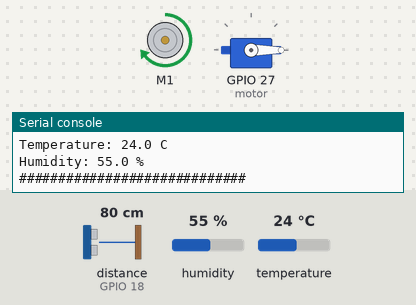
The program below on a simulated ESP32 board running MicroPython. Parts: DC motor (green arrow = forward, orange = backward, longer = faster), servo, the last lines printed to the serial console. Inputs (shaded band) come from the test bench; at power-on: distance to the obstacle (sensor on GPIO 18) 80 cm, humidity 55 %, temperature 24 °C. The echo pulse lasts 58.3 µs per cm.

Above: at 1.2 s.
1.3 s: distance to the obstacle (sensor on GPIO 18) set to 2 cm
At 3.2 s:
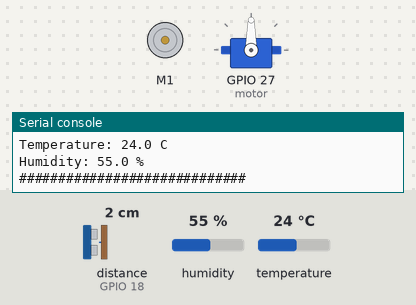
4.9 s: distance to the obstacle (sensor on GPIO 18) set to 35 cm
At 5.7 s:
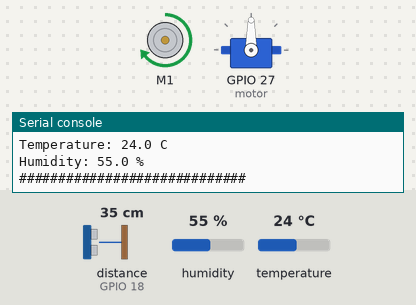
12.2 s: distance to the obstacle (sensor on GPIO 18) set to 4 cm
At 14.7 s:
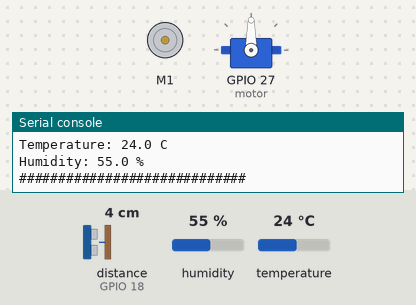
15.8 s: distance to the obstacle (sensor on GPIO 18) set to 60 cm
At 17.0 s:
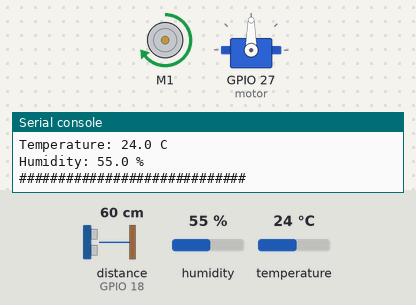
Timing chart, 0 to 23.4 s (numbered marks = the images above; inputs shaded):
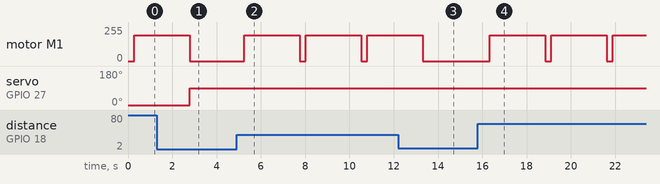

The program:

proje.py
```python
from dcmotor import DCMotor
from machine import Pin, PWM
from time import sleep
from servo import Servo
import dht
from hcsr04 import HCSR04
#
#
# DC Engine
frequency = 15000

pin1 = Pin(12, Pin.OUT)
pin2 = Pin(14, Pin.OUT)
enable = PWM(Pin(13), frequency)

dc_motor = DCMotor(pin1, pin2, enable)

def ileri(x):
    dc_motor.forward(x)
def geri(y):
    dc_motor.backwards(y)
def dur():
    dc_motor.stop()

# DC Engine
#
#
# Servo Engine
motor=Servo(pin=27)

def hareket(c):
    motor.move(c)
# Servo Engine
#
#
# DHT Sensor + Ultrasonic Sensor
DHTsensor = dht.DHT22(Pin(33))

Mesafe_sensor = HCSR04(trigger_pin=5, echo_pin=18, echo_timeout_us=10000)

perde_açık = False
kapı_açık = False
a = True
hareket(0)

while True:
  try:
    distance = Mesafe_sensor.distance_cm()
    DHTsensor.measure()
    temp = DHTsensor.temperature()
    hum = DHTsensor.humidity()
    print("#############################")
    print('Distance:', distance, 'cm')
    print("-----------------------------")
    print('Temperature: %3.1f C' %temp)
    print('Humidity: %3.1f %%' %hum)
    print("#############################")
    sleep(0.25)
    if temp > 650 and perde_açık == False:
        ileri(10)
        sleep(2.5)
        dur()
        hareket(90)
        perde_açık=True
        kapı_açık=True
    elif temp < 650 and perde_açık == True and kapı_açık == True:
        ileri(10)
        sleep(2.5)
        dur()
        hareket(0)
        perde_açık == False
        kapı_açık == False
    if 30 > distance > 20 and perde_açık == False :
        ileri(10)
        sleep(2.5)
        dur()
        perde_açık = True
    elif distance > 30 and kapı_açık == False:
        ileri(10)
        sleep(2.5)
        dur()
        hareket(90)
        kapı_açık == True
  except OSError as e:
    print('Failed to read sensor.')
# DHT Sensor + Ultrasonic Sensor
```

Measured:
- after the input at 1.3 s, motor M1: goes on until 2.8 s, then stays stopped
- after the input at 4.9 s, motor M1: alternates forward 193/255 for 2.5 s and stopped for 0.28 s, starting after 0.35 s
- after the input at 12.2 s, motor M1: goes on until 13.3 s, then stays stopped
- after the input at 15.8 s, motor M1: alternates forward 193/255 for 2.5 s and stopped for 0.28 s, starting after 0.54 s
